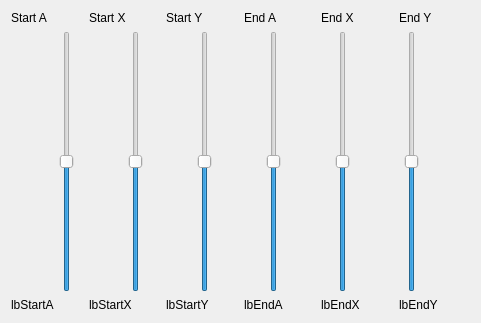
<?xml version="1.0" encoding="UTF-8"?>
<ui version="4.0">
 <class>LidManualControl</class>
 <widget class="QWidget" name="LidManualControl">
  <property name="geometry">
   <rect>
    <x>0</x>
    <y>0</y>
    <width>481</width>
    <height>323</height>
   </rect>
  </property>
  <property name="sizePolicy">
   <sizepolicy hsizetype="Expanding" vsizetype="Expanding">
    <horstretch>0</horstretch>
    <verstretch>0</verstretch>
   </sizepolicy>
  </property>
  <property name="windowTitle">
   <string>Form</string>
  </property>
  <layout class="QVBoxLayout" name="verticalLayout">
   <item>
    <layout class="QHBoxLayout" name="horizontalLayout_7">
     <item>
      <widget class="QLabel" name="label_14">
       <property name="text">
        <string>Start A</string>
       </property>
      </widget>
     </item>
     <item>
      <widget class="QLabel" name="label_13">
       <property name="text">
        <string>Start X</string>
       </property>
      </widget>
     </item>
     <item>
      <widget class="QLabel" name="label_12">
       <property name="text">
        <string>Start Y</string>
       </property>
      </widget>
     </item>
     <item>
      <widget class="QLabel" name="label_16">
       <property name="text">
        <string>End A</string>
       </property>
      </widget>
     </item>
     <item>
      <widget class="QLabel" name="label_15">
       <property name="text">
        <string>End X</string>
       </property>
      </widget>
     </item>
     <item>
      <widget class="QLabel" name="label_11">
       <property name="text">
        <string>End Y</string>
       </property>
      </widget>
     </item>
    </layout>
   </item>
   <item>
    <layout class="QHBoxLayout" name="horizontalLayout_8">
     <item>
      <widget class="QSlider" name="vsStartA">
       <property name="minimumSize">
        <size>
         <width>0</width>
         <height>150</height>
        </size>
       </property>
       <property name="minimum">
        <number>-400</number>
       </property>
       <property name="maximum">
        <number>400</number>
       </property>
       <property name="singleStep">
        <number>10</number>
       </property>
       <property name="orientation">
        <enum>Qt::Vertical</enum>
       </property>
      </widget>
     </item>
     <item>
      <widget class="QSlider" name="vsStartX">
       <property name="minimum">
        <number>-200</number>
       </property>
       <property name="maximum">
        <number>200</number>
       </property>
       <property name="orientation">
        <enum>Qt::Vertical</enum>
       </property>
      </widget>
     </item>
     <item>
      <widget class="QSlider" name="vsStartY">
       <property name="minimum">
        <number>-200</number>
       </property>
       <property name="maximum">
        <number>200</number>
       </property>
       <property name="orientation">
        <enum>Qt::Vertical</enum>
       </property>
      </widget>
     </item>
     <item>
      <widget class="QSlider" name="vsEndA">
       <property name="minimum">
        <number>-400</number>
       </property>
       <property name="maximum">
        <number>400</number>
       </property>
       <property name="singleStep">
        <number>10</number>
       </property>
       <property name="orientation">
        <enum>Qt::Vertical</enum>
       </property>
      </widget>
     </item>
     <item>
      <widget class="QSlider" name="vsEndX">
       <property name="minimum">
        <number>-200</number>
       </property>
       <property name="maximum">
        <number>200</number>
       </property>
       <property name="orientation">
        <enum>Qt::Vertical</enum>
       </property>
      </widget>
     </item>
     <item>
      <widget class="QSlider" name="vsEndY">
       <property name="minimum">
        <number>-200</number>
       </property>
       <property name="maximum">
        <number>200</number>
       </property>
       <property name="orientation">
        <enum>Qt::Vertical</enum>
       </property>
      </widget>
     </item>
    </layout>
   </item>
   <item>
    <layout class="QHBoxLayout" name="horizontalLayout_9">
     <item>
      <widget class="QLabel" name="lbStartA">
       <property name="text">
        <string>lbStartA</string>
       </property>
      </widget>
     </item>
     <item>
      <widget class="QLabel" name="lbStartX">
       <property name="text">
        <string>lbStartX</string>
       </property>
      </widget>
     </item>
     <item>
      <widget class="QLabel" name="lbStartY">
       <property name="text">
        <string>lbStartY</string>
       </property>
      </widget>
     </item>
     <item>
      <widget class="QLabel" name="lbEndA">
       <property name="text">
        <string>lbEndA</string>
       </property>
      </widget>
     </item>
     <item>
      <widget class="QLabel" name="lbEndX">
       <property name="text">
        <string>lbEndX</string>
       </property>
      </widget>
     </item>
     <item>
      <widget class="QLabel" name="lbEndY">
       <property name="text">
        <string>lbEndY</string>
       </property>
      </widget>
     </item>
    </layout>
   </item>
  </layout>
 </widget>
 <resources/>
 <connections/>
</ui>
